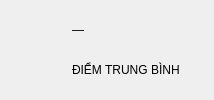
             <widget class="QFrame" name="frameKpiAvg">
              <property name="card" stdset="0">
               <bool>true</bool>
              </property>
              <property name="minimumSize">
               <size>
                <width>0</width>
                <height>84</height>
               </size>
              </property>
              <layout class="QHBoxLayout" name="horizontalLayoutKpiAvg">
               <property name="spacing">
                <number>12</number>
               </property>
               <property name="leftMargin">
                <number>14</number>
               </property>
               <property name="topMargin">
                <number>10</number>
               </property>
               <property name="rightMargin">
                <number>14</number>
               </property>
               <property name="bottomMargin">
                <number>10</number>
               </property>
               <item>
                <widget class="QLabel" name="labelKpiAvgIcon">
                 <property name="minimumSize">
                  <size>
                   <width>46</width>
                   <height>46</height>
                  </size>
                 </property>
                 <property name="maximumSize">
                  <size>
                   <width>46</width>
                   <height>46</height>
                  </size>
                 </property>
                 <property name="text">
                  <string />
                 </property>
                 <property name="pixmap">
                  <pixmap>../images/ic_kpi_avg.png</pixmap>
                 </property>
                 <property name="scaledContents">
                  <bool>true</bool>
                 </property>
                </widget>
               </item>
               <item>
                <layout class="QVBoxLayout" name="verticalLayoutKpiAvg">
                 <property name="spacing">
                  <number>0</number>
                 </property>
                 <property name="leftMargin">
                  <number>0</number>
                 </property>
                 <property name="topMargin">
                  <number>0</number>
                 </property>
                 <property name="rightMargin">
                  <number>0</number>
                 </property>
                 <property name="bottomMargin">
                  <number>0</number>
                 </property>
                 <item>
                  <widget class="QLabel" name="labelKpiAvg">
                   <property name="text">
                    <string>—</string>
                   </property>
                   <property name="kpi" stdset="0">
                    <string notr="true">value</string>
                   </property>
                  </widget>
                 </item>
                 <item>
                  <widget class="QLabel" name="labelKpiAvgCaption">
                   <property name="text">
                    <string>ĐIỂM TRUNG BÌNH</string>
                   </property>
                   <property name="kpi" stdset="0">
                    <string notr="true">caption</string>
                   </property>
                  </widget>
                 </item>
                </layout>
               </item>
               <item>
                <spacer name="horizontalSpacer_6">
                 <property name="orientation">
                  <enum>Qt::Horizontal</enum>
                 </property>
                 <property name="sizeHint" stdset="0">
                  <size>
                   <width>20</width>
                   <height>20</height>
                  </size>
                 </property>
                </spacer>
               </item>
              </layout>
             </widget>
